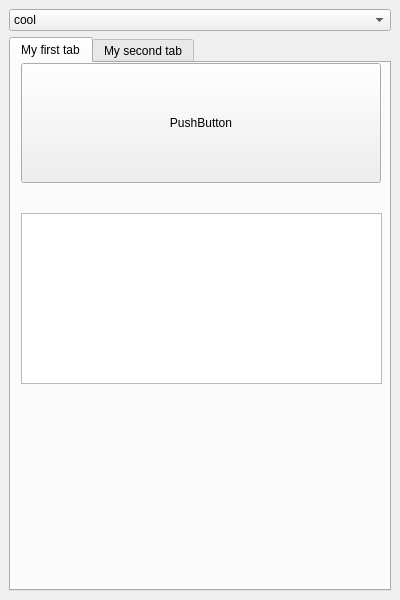
<?xml version="1.0" encoding="UTF-8"?>
<ui version="4.0">
 <class>MainWindow</class>
 <widget class="QMainWindow" name="MainWindow">
  <property name="geometry">
   <rect>
    <x>0</x>
    <y>0</y>
    <width>400</width>
    <height>600</height>
   </rect>
  </property>
  <property name="windowTitle">
   <string>Style Sheet</string>
  </property>
  <widget class="QWidget" name="centralwidget">
   <layout class="QVBoxLayout">
    <property name="spacing">
     <number>6</number>
    </property>
    <property name="leftMargin">
     <number>9</number>
    </property>
    <property name="topMargin">
     <number>9</number>
    </property>
    <property name="rightMargin">
     <number>9</number>
    </property>
    <property name="bottomMargin">
     <number>9</number>
    </property>
    <item>
     <widget class="QComboBox" name="comboBox">
      <item>
       <property name="text">
        <string>cool</string>
       </property>
      </item>
      <item>
       <property name="text">
        <string>cool_v2</string>
       </property>
      </item>
      <item>
       <property name="text">
        <string>blue</string>
       </property>
      </item>
      <item>
       <property name="text">
        <string>stack</string>
       </property>
      </item>
      <item>
       <property name="text">
        <string>transparent</string>
       </property>
      </item>
      <item>
       <property name="text">
        <string>pushbutton_image_centered</string>
       </property>
      </item>
      <item>
       <property name="text">
        <string>pushbutton_border_image</string>
       </property>
      </item>
      <item>
       <property name="text">
        <string>main_window_background</string>
       </property>
      </item>
     </widget>
    </item>
    <item>
     <widget class="QTabWidget" name="tabWidget">
      <property name="enabled">
       <bool>true</bool>
      </property>
      <property name="maximumSize">
       <size>
        <width>16777215</width>
        <height>16777215</height>
       </size>
      </property>
      <property name="currentIndex">
       <number>0</number>
      </property>
      <widget class="QWidget" name="tab">
       <attribute name="title">
        <string>My first tab</string>
       </attribute>
       <widget class="QPushButton" name="pushButton">
        <property name="geometry">
         <rect>
          <x>10</x>
          <y>0</y>
          <width>360</width>
          <height>120</height>
         </rect>
        </property>
        <property name="sizePolicy">
         <sizepolicy hsizetype="Minimum" vsizetype="Fixed">
          <horstretch>0</horstretch>
          <verstretch>0</verstretch>
         </sizepolicy>
        </property>
        <property name="toolTip">
         <string extracomment="aaa"/>
        </property>
        <property name="text">
         <string>PushButton</string>
        </property>
       </widget>
       <widget class="QPlainTextEdit" name="plainTextEdit">
        <property name="geometry">
         <rect>
          <x>10</x>
          <y>150</y>
          <width>361</width>
          <height>171</height>
         </rect>
        </property>
       </widget>
      </widget>
      <widget class="QWidget" name="tab_2">
       <attribute name="title">
        <string>My second tab</string>
       </attribute>
      </widget>
     </widget>
    </item>
   </layout>
  </widget>
  <action name="exitAction">
   <property name="text">
    <string>&amp;Exit</string>
   </property>
  </action>
  <action name="aboutQtAction">
   <property name="text">
    <string>About Qt</string>
   </property>
  </action>
  <action name="editStyleAction">
   <property name="text">
    <string>Edit &amp;Style...</string>
   </property>
  </action>
  <action name="aboutAction">
   <property name="text">
    <string>About</string>
   </property>
  </action>
 </widget>
 <resources/>
 <connections/>
</ui>
